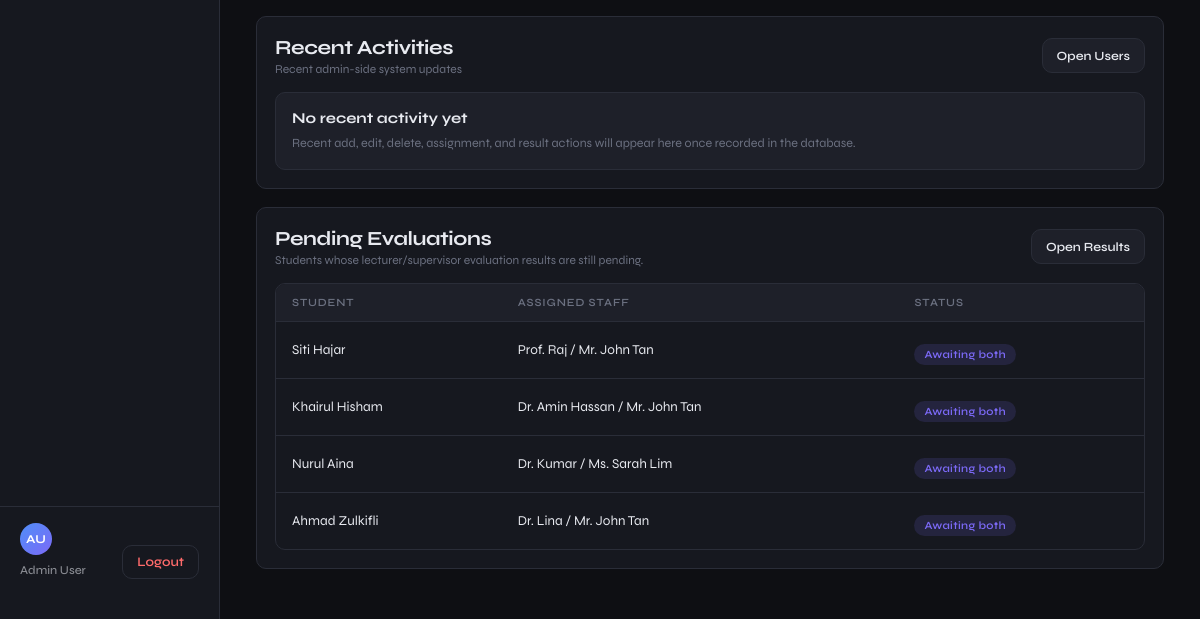
Before: /src/admin_dashboard.php (signed in, lower part) with the older database file.
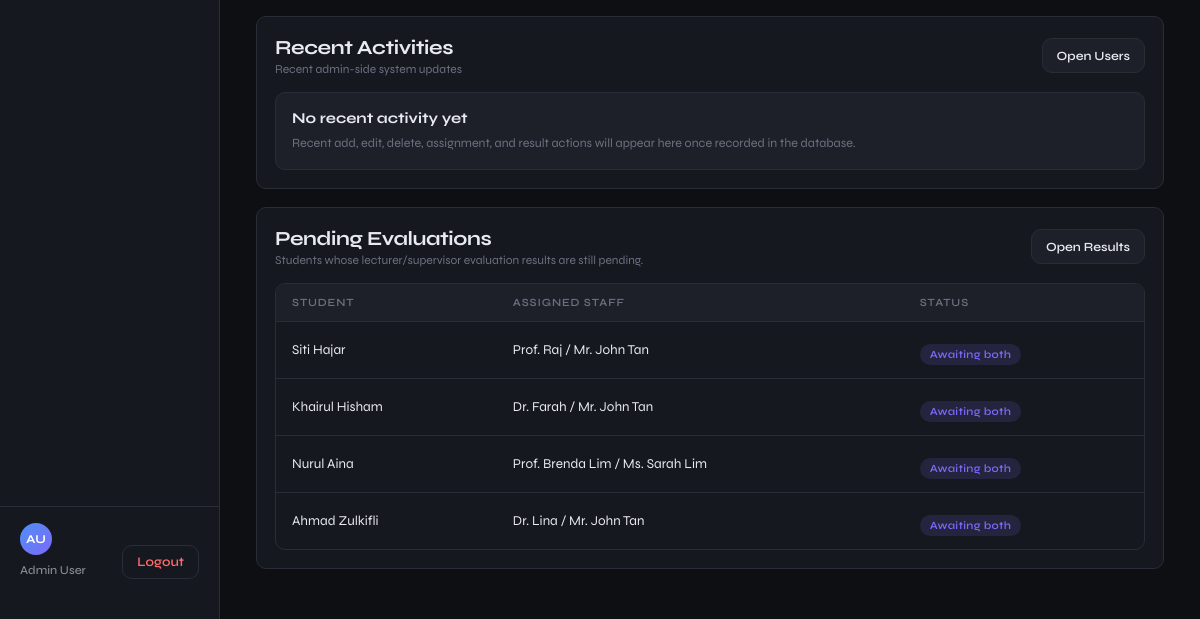
After: the same page with the newer database file.
### tables this page shows
CREATE TABLE internships (
    internship_id   INT AUTO_INCREMENT PRIMARY KEY,
    student_id      VARCHAR(10) NOT NULL UNIQUE,
    lecturer_id     INT DEFAULT NULL,
    supervisor_id   INT DEFAULT NULL,
    company_name    VARCHAR(150) DEFAULT NULL,
    industry        VARCHAR(100) DEFAULT NULL,
    start_date      DATE DEFAULT NULL,
    end_date        DATE DEFAULT NULL,
    status          ENUM('unassigned','pending','completed') DEFAULT 'unassigned',
    notes           TEXT,
    created_at      DATETIME DEFAULT CURRENT_TIMESTAMP,
    updated_at      DATETIME DEFAULT CURRENT_TIMESTAMP ON UPDATE CURRENT_TIMESTAMP,

    FOREIGN KEY (student_id)    REFERENCES students(student_id) ON DELETE CASCADE,
    FOREIGN KEY (lecturer_id)   REFERENCES users(user_id) ON DELETE SET NULL,
    FOREIGN KEY (supervisor_id) REFERENCES users(user_id) ON DELETE SET NULL
);

CREATE TABLE students (
    student_id  VARCHAR(10)  PRIMARY KEY,
    full_name   VARCHAR(100) NOT NULL,
    programme   ENUM('Engineering','Arts and Design','Computer Science','Finance') NOT NULL,
    email       VARCHAR(100) NOT NULL UNIQUE,
    status      ENUM('active','inactive') DEFAULT 'active',
    created_at  DATETIME DEFAULT CURRENT_TIMESTAMP
);

### src/admin_dashboard.php (the view, shortened to what the changed rows need)
<?php
$conn = getConnection();
function get_pending_evaluations(mysqli $conn, int $limit = 5): array {
    $items = [];
    $sql = "
        SELECT
            s.full_name AS student_name,
            CASE
                WHEN l.full_name IS NOT NULL AND su.full_name IS NOT NULL THEN CONCAT(l.full_name, ' / ', su.full_name)
                WHEN l.full_name IS NOT NULL THEN l.full_name
                WHEN su.full_name IS NOT NULL THEN su.full_name
                ELSE '-'
            END AS assigned_staff_name,
            CASE
                WHEN lecturer_assessment.assessment_id IS NULL AND supervisor_assessment.assessment_id IS NULL THEN 'Awaiting both'
                WHEN lecturer_assessment.assessment_id IS NULL THEN 'Lecturer pending'
                WHEN supervisor_assessment.assessment_id IS NULL THEN 'Supervisor pending'
                ELSE 'Completed'
            END AS evaluation_status,
            GREATEST(
                COALESCE(lecturer_assessment.updated_at, '1970-01-01 00:00:00'),
                COALESCE(supervisor_assessment.updated_at, '1970-01-01 00:00:00'),
                COALESCE(i.updated_at, '1970-01-01 00:00:00')
            ) AS sort_updated_at,
            i.internship_id
        FROM internships i
        JOIN students s ON i.student_id = s.student_id
        LEFT JOIN users l ON i.lecturer_id = l.user_id
        LEFT JOIN users su ON i.supervisor_id = su.user_id
        LEFT JOIN assessments lecturer_assessment
            ON lecturer_assessment.internship_id = i.internship_id
           AND lecturer_assessment.assessor_type = 'lecturer'
        LEFT JOIN assessments supervisor_assessment
            ON supervisor_assessment.internship_id = i.internship_id
           AND supervisor_assessment.assessor_type = 'supervisor'
        WHERE i.lecturer_id IS NOT NULL
          AND i.supervisor_id IS NOT NULL
          AND (lecturer_assessment.assessment_id IS NULL OR supervisor_assessment.assessment_id IS NULL)
        ORDER BY
            CASE
                WHEN lecturer_assessment.assessment_id IS NULL AND supervisor_assessment.assessment_id IS NOT NULL THEN 1
                WHEN lecturer_assessment.assessment_id IS NOT NULL AND supervisor_assessment.assessment_id IS NULL THEN 2
                WHEN lecturer_assessment.assessment_id IS NULL AND supervisor_assessment.assessment_id IS NULL THEN 3
                ELSE 4
            END,
            sort_updated_at DESC,
            i.internship_id DESC
        LIMIT ?
    ";
    if ($stmt = $conn->prepare($sql)) {
        $stmt->bind_param('i', $limit);
        $stmt->execute();
        $result = $stmt->get_result();
        while ($row = $result->fetch_assoc()) {
            $statusClass = 'status-pending';
            if ($row['evaluation_status'] === 'Awaiting both') {
                $statusClass = 'status-unassigned';
            } elseif ($row['evaluation_status'] === 'Supervisor pending') {
                $statusClass = 'status-info';
            }
            $items[] = [
                'student_name' => $row['student_name'],
                'assigned_staff_name' => $row['assigned_staff_name'],
                'status' => $row['evaluation_status'],
                'status_class' => $statusClass,
            ];
        }
    }
    return $items;
}
$pendingEvaluations = get_pending_evaluations($conn, 5);
?>
<!DOCTYPE html>
<html lang="en">
<head>
</head>
<body>
<main class="main">
  <section class="bottom-grid">
    <div class="panel">
      <div class="table-wrap">
        <table>
          <thead>
            <tr>
              <th>Student</th>
              <th>Assigned Staff</th>
              <th>Status</th>
            </tr>
          </thead>
          <tbody id="pending-evaluations-body">
            <?php if (!empty($pendingEvaluations)): ?>
              <?php foreach ($pendingEvaluations as $row): ?>
                <tr>
                  <td><?php echo htmlspecialchars($row['student_name']); ?></td>
                  <td><?php echo htmlspecialchars($row['assigned_staff_name']); ?></td>
                  <td>
                    <span class="status-badge <?php echo htmlspecialchars($row['status_class']); ?>">
                      <?php echo htmlspecialchars($row['status']); ?>
                    </span>
                  </td>
                </tr>
              <?php endforeach; ?>
            <?php else: ?>
              <tr>
                <td colspan="3" style="color: var(--muted);">No pending evaluation result records found.</td>
              </tr>
            <?php endif; ?>
          </tbody>
        </table>
      </div>
    </div>
  </section>
</main>
</body>
</html>

Changed rows visible on the page:
changed internships "Khairul Hisham": assigned_staff_name "Dr. Amin Hassan / Mr. John Tan" → "Dr. Farah / Mr. John Tan"
changed internships "Nurul Aina": assigned_staff_name "Dr. Kumar / Ms. Sarah Lim" → "Prof. Brenda Lim / Ms. Sarah Lim"
